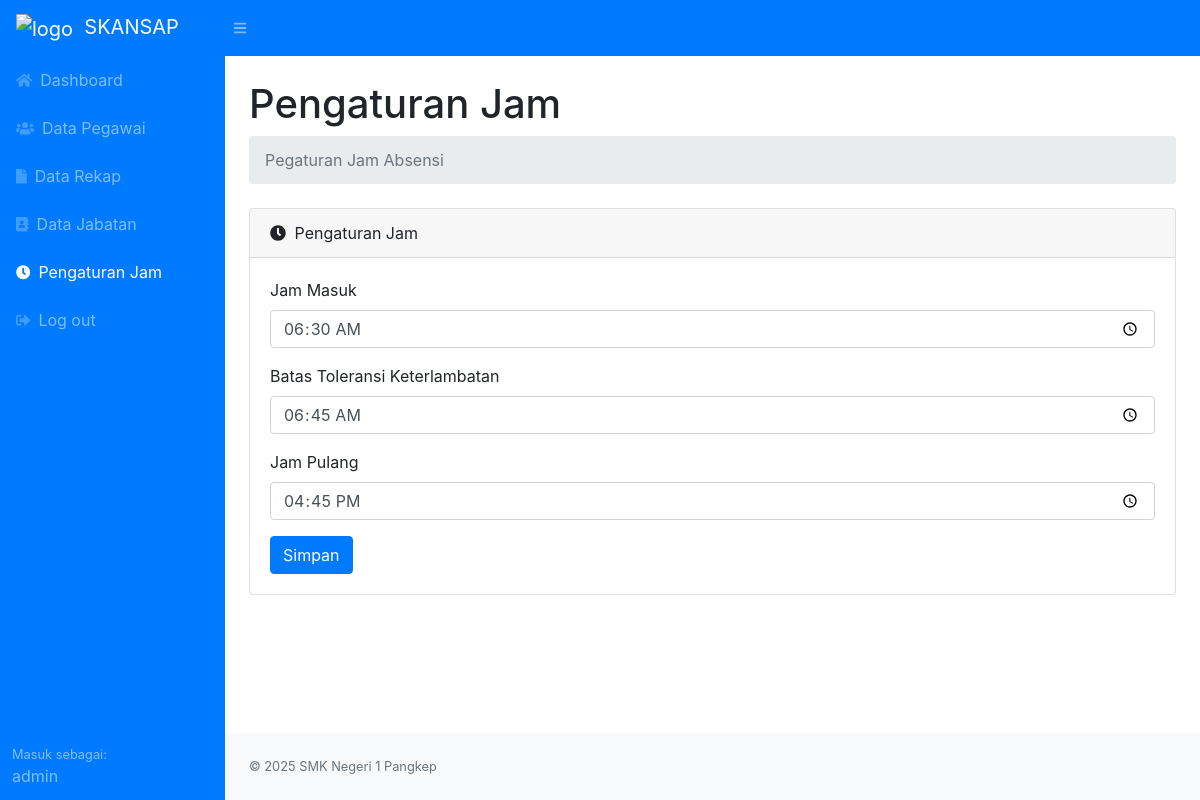
/pengaturan_jam.php (signed in), run on the app's committed database.
### tables this page shows
CREATE TABLE `pengaturan_jam` (
  `id` int NOT NULL,
  `jam_masuk` time NOT NULL,
  `batas_terlambat` time NOT NULL,
  `jam_pulang` time NOT NULL
);

### pengaturan_jam.php (the view, shortened to what this page needs)
<?php
require_once("./header.php");
$sql = "SELECT * FROM pengaturan_jam WHERE id = 1 LIMIT 1";
$result = $koneksi->query($sql);
$pengaturan = $result->fetch_assoc();
?>
<div id="layoutSidenav_content">
    <main>
        <div class="container-fluid">
            <h1 class="mt-4">Pengaturan Jam</h1>
            <ol class="breadcrumb mb-4">
                <li class="breadcrumb-item active">Pegaturan Jam Absensi</li>
            </ol>
            <div class="card mb-4">
                <div class="card-header">
                    <i class="fas fa-clock mr-1"></i>
                    Pengaturan Jam
                </div>
                <div class="card-body">
                    <form id="appsform" action="pengaturan_jam_post.php" method="POST">
                        <div class="form-group">
                            <label for="jam_masuk">Jam Masuk</label>
                            <input type="time" class="form-control" id="jam_masuk" name="jam_masuk" value="<?= htmlspecialchars($pengaturan['jam_masuk']) ?>" required>
                        </div>
                        <div class="form-group">
                            <label for="batas_terlambat">Batas Toleransi Keterlambatan</label>
                            <input type="time" class="form-control" id="batas_terlambat" name="batas_terlambat" value="<?= htmlspecialchars($pengaturan['batas_terlambat']) ?>" required>
                        </div>
                        <div class="form-group">
                            <label for="jam_pulang">Jam Pulang</label>
                            <input type="time" class="form-control" id="jam_pulang" name="jam_pulang" value="<?= htmlspecialchars($pengaturan['jam_pulang']) ?>" required>
                        </div>
                        <button type="submit" class="btn btn-primary">Simpan</button>
                    </form>
                </div>
            </div>
        </div>
    </main>
    <?php require_once("./footer.php"); ?>

### data on the page
pengaturan_jam: jam_masuk "06:30:00", batas_terlambat "06:45:00", jam_pulang "16:45:00"

### other printed values
$username "admin"
